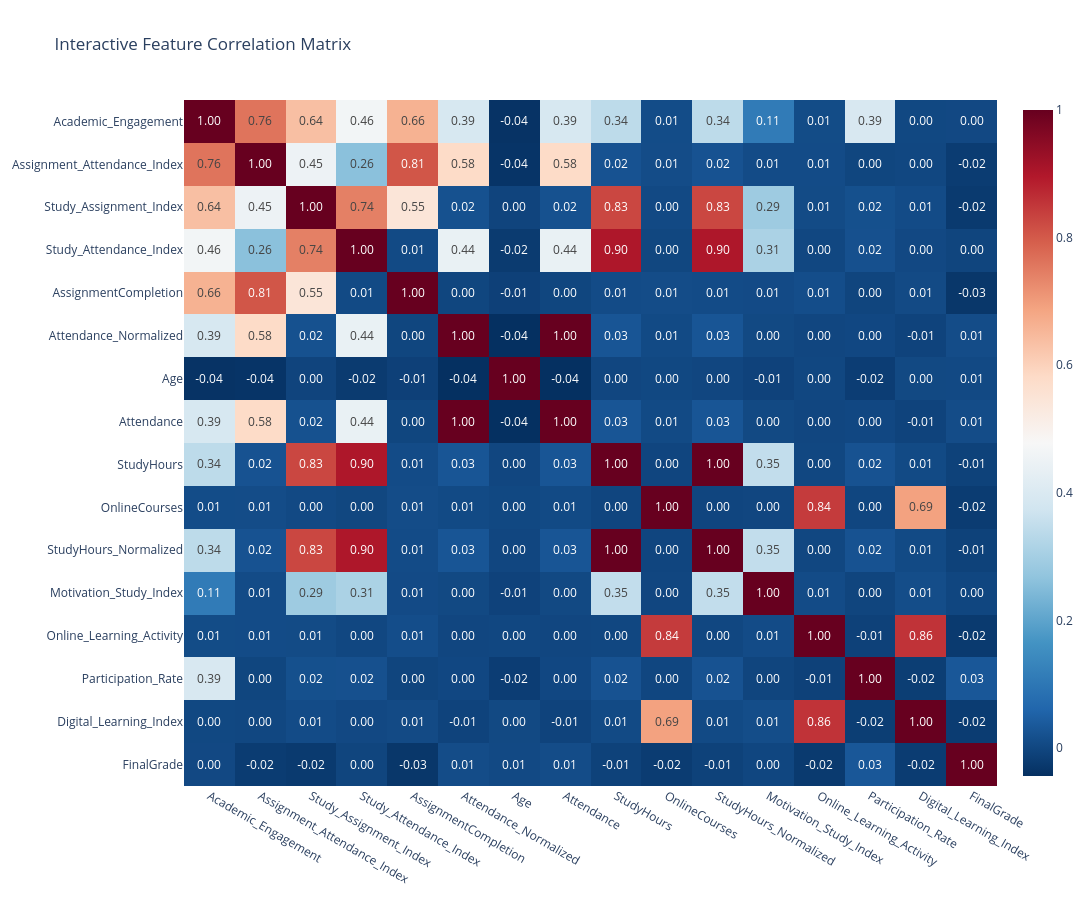

The notebook cell this image was saved under:
### Code cell
title = "Interactive Feature Correlation Matrix"
fig = px.imshow(correlation, text_auto=".2f", aspect="auto", color_continuous_scale="RdBu_r", title=title)
fig.update_layout(width=1200, height=900)
save_plotly(fig, title); fig.show()

### Figure 1 — Plotly figure (JSON) as saved in the notebook; plotly's stock layout.template omitted (floating-point values rounded to 4 significant figures; data arrays with more than 128 entries replaced by an {"elided": "..."} marker saying what was removed)
{"data": [{"coloraxis": "coloraxis", "hovertemplate": "x: %{x}<br>y: %{y}<br>color: %{z}<extra></extra>", "name": "0", "texttemplate": "%{z:.2f}", "type": "heatmap", "x": ["Academic_Engagement", "Assignment_Attendance_Index", "Study_Assignment_Index", "Study_Attendance_Index", "AssignmentCompletion", "Attendance_Normalized", "Age", "Attendance", "StudyHours", "OnlineCourses", "StudyHours_Normalized", "Motivation_Study_Index", "Online_Learning_Activity", "Participation_Rate", "Digital_Learning_Index", "FinalGrade"], "xaxis": "x", "y": ["Academic_Engagement", "Assignment_Attendance_Index", "Study_Assignment_Index", "Study_Attendance_Index", "AssignmentCompletion", "Attendance_Normalized", "Age", "Attendance", "StudyHours", "OnlineCourses", "StudyHours_Normalized", "Motivation_Study_Index", "Online_Learning_Activity", "Participation_Rate", "Digital_Learning_Index", "FinalGrade"], "yaxis": "y", "z": {"elided": "16x16 float values"}}], "layout": {"coloraxis": {"autocolorscale": false, "colorscale": [[0, "rgb(5,48,97)"], [0.1, "rgb(33,102,172)"], [0.2, "rgb(67,147,195)"], [0.3, "rgb(146,197,222)"], [0.4, "rgb(209,229,240)"], [0.5, "rgb(247,247,247)"], [0.6, "rgb(253,219,199)"], [0.7, "rgb(244,165,130)"], [0.8, "rgb(214,96,77)"], [0.9, "rgb(178,24,43)"], [1, "rgb(103,0,31)"]]}, "height": 900, "title": {"text": "Interactive Feature Correlation Matrix"}, "width": 1200, "xaxis": {"anchor": "y", "domain": [0, 1]}, "yaxis": {"anchor": "x", "autorange": "reversed", "domain": [0, 1]}}}
